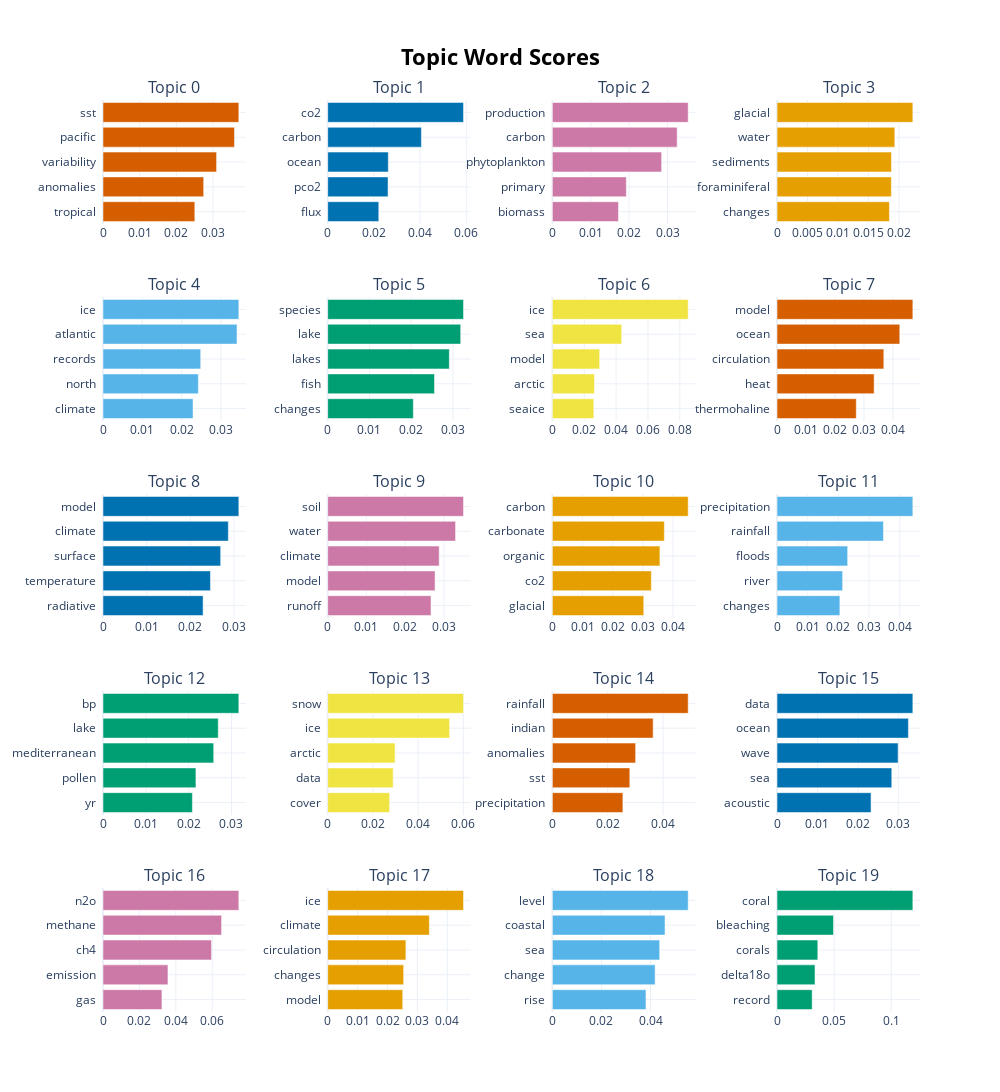

Notebook code for this chart:
### Code cell
model1.visualize_barchart(top_n_topics=20)

### Figure 1 — Plotly figure (JSON) as saved in the notebook; plotly's stock layout.template omitted (floating-point values rounded to 4 significant figures)
{"data": [{"marker": {"color": "#D55E00"}, "orientation": "h", "type": "bar", "x": [0.02504, 0.02746, 0.03098, 0.03587, 0.03705], "xaxis": "x", "y": ["tropical  ", "anomalies  ", "variability  ", "pacific  ", "sst  "], "yaxis": "y"}, {"marker": {"color": "#0072B2"}, "orientation": "h", "type": "bar", "x": [0.02212, 0.02613, 0.02624, 0.04057, 0.05879], "xaxis": "x2", "y": ["flux  ", "pco2  ", "ocean  ", "carbon  ", "co2  "], "yaxis": "y2"}, {"marker": {"color": "#CC79A7"}, "orientation": "h", "type": "bar", "x": [0.01722, 0.01928, 0.02846, 0.03251, 0.03538], "xaxis": "x3", "y": ["biomass  ", "primary  ", "phytoplankton  ", "carbon  ", "production  "], "yaxis": "y3"}, {"marker": {"color": "#E69F00"}, "orientation": "h", "type": "bar", "x": [0.01843, 0.01875, 0.01876, 0.01931, 0.02227], "xaxis": "x4", "y": ["changes  ", "foraminiferal  ", "sediments  ", "water  ", "glacial  "], "yaxis": "y4"}, {"marker": {"color": "#56B4E9"}, "orientation": "h", "type": "bar", "x": [0.02291, 0.02426, 0.02486, 0.0341, 0.03456], "xaxis": "x5", "y": ["climate  ", "north  ", "records  ", "atlantic  ", "ice  "], "yaxis": "y5"}, {"marker": {"color": "#009E73"}, "orientation": "h", "type": "bar", "x": [0.02052, 0.0256, 0.02915, 0.03188, 0.03255], "xaxis": "x6", "y": ["changes  ", "fish  ", "lakes  ", "lake  ", "species  "], "yaxis": "y6"}, {"marker": {"color": "#F0E442"}, "orientation": "h", "type": "bar", "x": [0.02603, 0.02648, 0.0297, 0.0435, 0.08525], "xaxis": "x7", "y": ["seaice  ", "arctic  ", "model  ", "sea  ", "ice  "], "yaxis": "y7"}, {"marker": {"color": "#D55E00"}, "orientation": "h", "type": "bar", "x": [0.02734, 0.03351, 0.03685, 0.04236, 0.04687], "xaxis": "x8", "y": ["thermohaline  ", "heat  ", "circulation  ", "ocean  ", "model  "], "yaxis": "y8"}, {"marker": {"color": "#0072B2"}, "orientation": "h", "type": "bar", "x": [0.02291, 0.0246, 0.02694, 0.02869, 0.03109], "xaxis": "x9", "y": ["radiative  ", "temperature  ", "surface  ", "climate  ", "model  "], "yaxis": "y9"}, {"marker": {"color": "#CC79A7"}, "orientation": "h", "type": "bar", "x": [0.02665, 0.0277, 0.02876, 0.03298, 0.03503], "xaxis": "x10", "y": ["runoff  ", "model  ", "climate  ", "water  ", "soil  "], "yaxis": "y10"}, {"marker": {"color": "#E69F00"}, "orientation": "h", "type": "bar", "x": [0.03029, 0.03281, 0.03564, 0.03711, 0.04501], "xaxis": "x11", "y": ["glacial  ", "co2  ", "organic  ", "carbonate  ", "carbon  "], "yaxis": "y11"}, {"marker": {"color": "#56B4E9"}, "orientation": "h", "type": "bar", "x": [0.02048, 0.02139, 0.02302, 0.03468, 0.04426], "xaxis": "x12", "y": ["changes  ", "river  ", "floods  ", "rainfall  ", "precipitation  "], "yaxis": "y12"}, {"marker": {"color": "#009E73"}, "orientation": "h", "type": "bar", "x": [0.02087, 0.0217, 0.02585, 0.02691, 0.03171], "xaxis": "x13", "y": ["yr  ", "pollen  ", "mediterranean  ", "lake  ", "bp  "], "yaxis": "y13"}, {"marker": {"color": "#F0E442"}, "orientation": "h", "type": "bar", "x": [0.02739, 0.02899, 0.02983, 0.05396, 0.0601], "xaxis": "x14", "y": ["cover  ", "data  ", "arctic  ", "ice  ", "snow  "], "yaxis": "y14"}, {"marker": {"color": "#D55E00"}, "orientation": "h", "type": "bar", "x": [0.02546, 0.02796, 0.03005, 0.03638, 0.04902], "xaxis": "x15", "y": ["precipitation  ", "sst  ", "anomalies  ", "indian  ", "rainfall  "], "yaxis": "y15"}, {"marker": {"color": "#0072B2"}, "orientation": "h", "type": "bar", "x": [0.02325, 0.02837, 0.02994, 0.03248, 0.03358], "xaxis": "x16", "y": ["acoustic  ", "sea  ", "wave  ", "ocean  ", "data  "], "yaxis": "y16"}, {"marker": {"color": "#CC79A7"}, "orientation": "h", "type": "bar", "x": [0.03237, 0.03567, 0.0596, 0.06512, 0.0746], "xaxis": "x17", "y": ["gas  ", "emission  ", "ch4  ", "methane  ", "n2o  "], "yaxis": "y17"}, {"marker": {"color": "#E69F00"}, "orientation": "h", "type": "bar", "x": [0.02509, 0.02539, 0.02615, 0.03399, 0.04541], "xaxis": "x18", "y": ["model  ", "changes  ", "circulation  ", "climate  ", "ice  "], "yaxis": "y18"}, {"marker": {"color": "#56B4E9"}, "orientation": "h", "type": "bar", "x": [0.03815, 0.04188, 0.04373, 0.04591, 0.05535], "xaxis": "x19", "y": ["rise  ", "change  ", "sea  ", "coastal  ", "level  "], "yaxis": "y19"}, {"marker": {"color": "#009E73"}, "orientation": "h", "type": "bar", "x": [0.03077, 0.03327, 0.03571, 0.04944, 0.1189], "xaxis": "x20", "y": ["record  ", "delta18o  ", "corals  ", "bleaching  ", "coral  "], "yaxis": "y20"}], "layout": {"annotations": [{"font": {"size": 16}, "showarrow": false, "text": "Topic 0", "x": 0.0875, "xanchor": "center", "xref": "paper", "y": 1.0, "yanchor": "bottom", "yref": "paper"}, {"font": {"size": 16}, "showarrow": false, "text": "Topic 1", "x": 0.3625, "xanchor": "center", "xref": "paper", "y": 1.0, "yanchor": "bottom", "yref": "paper"}, {"font": {"size": 16}, "showarrow": false, "text": "Topic 2", "x": 0.6375, "xanchor": "center", "xref": "paper", "y": 1.0, "yanchor": "bottom", "yref": "paper"}, {"font": {"size": 16}, "showarrow": false, "text": "Topic 3", "x": 0.9125, "xanchor": "center", "xref": "paper", "y": 1.0, "yanchor": "bottom", "yref": "paper"}, {"font": {"size": 16}, "showarrow": false, "text": "Topic 4", "x": 0.0875, "xanchor": "center", "xref": "paper", "y": 0.784, "yanchor": "bottom", "yref": "paper"}, {"font": {"size": 16}, "showarrow": false, "text": "Topic 5", "x": 0.3625, "xanchor": "center", "xref": "paper", "y": 0.784, "yanchor": "bottom", "yref": "paper"}, {"font": {"size": 16}, "showarrow": false, "text": "Topic 6", "x": 0.6375, "xanchor": "center", "xref": "paper", "y": 0.784, "yanchor": "bottom", "yref": "paper"}, {"font": {"size": 16}, "showarrow": false, "text": "Topic 7", "x": 0.9125, "xanchor": "center", "xref": "paper", "y": 0.784, "yanchor": "bottom", "yref": "paper"}, {"font": {"size": 16}, "showarrow": false, "text": "Topic 8", "x": 0.0875, "xanchor": "center", "xref": "paper", "y": 0.568, "yanchor": "bottom", "yref": "paper"}, {"font": {"size": 16}, "showarrow": false, "text": "Topic 9", "x": 0.3625, "xanchor": "center", "xref": "paper", "y": 0.568, "yanchor": "bottom", "yref": "paper"}, {"font": {"size": 16}, "showarrow": false, "text": "Topic 10", "x": 0.6375, "xanchor": "center", "xref": "paper", "y": 0.568, "yanchor": "bottom", "yref": "paper"}, {"font": {"size": 16}, "showarrow": false, "text": "Topic 11", "x": 0.9125, "xanchor": "center", "xref": "paper", "y": 0.568, "yanchor": "bottom", "yref": "paper"}, {"font": {"size": 16}, "showarrow": false, "text": "Topic 12", "x": 0.0875, "xanchor": "center", "xref": "paper", "y": 0.352, "yanchor": "bottom", "yref": "paper"}, {"font": {"size": 16}, "showarrow": false, "text": "Topic 13", "x": 0.3625, "xanchor": "center", "xref": "paper", "y": 0.352, "yanchor": "bottom", "yref": "paper"}, {"font": {"size": 16}, "showarrow": false, "text": "Topic 14", "x": 0.6375, "xanchor": "center", "xref": "paper", "y": 0.352, "yanchor": "bottom", "yref": "paper"}, {"font": {"size": 16}, "showarrow": false, "text": "Topic 15", "x": 0.9125, "xanchor": "center", "xref": "paper", "y": 0.352, "yanchor": "bottom", "yref": "paper"}, {"font": {"size": 16}, "showarrow": false, "text": "Topic 16", "x": 0.0875, "xanchor": "center", "xref": "paper", "y": 0.136, "yanchor": "bottom", "yref": "paper"}, {"font": {"size": 16}, "showarrow": false, "text": "Topic 17", "x": 0.3625, "xanchor": "center", "xref": "paper", "y": 0.136, "yanchor": "bottom", "yref": "paper"}, {"font": {"size": 16}, "showarrow": false, "text": "Topic 18", "x": 0.6375, "xanchor": "center", "xref": "paper", "y": 0.136, "yanchor": "bottom", "yref": "paper"}, {"font": {"size": 16}, "showarrow": false, "text": "Topic 19", "x": 0.9125, "xanchor": "center", "xref": "paper", "y": 0.136, "yanchor": "bottom", "yref": "paper"}], "height": 1250, "hoverlabel": {"bgcolor": "white", "font": {"family": "Rockwell", "size": 16}}, "showlegend": false, "title": {"font": {"color": "Black", "size": 22}, "text": "<b>Topic Word Scores", "x": 0.5, "xanchor": "center", "yanchor": "top"}, "width": 1000, "xaxis": {"anchor": "y", "domain": [0, 0.175], "showgrid": true}, "xaxis10": {"anchor": "y10", "domain": [0.275, 0.45], "showgrid": true}, "xaxis11": {"anchor": "y11", "domain": [0.55, 0.725], "showgrid": true}, "xaxis12": {"anchor": "y12", "domain": [0.825, 1], "showgrid": true}, "xaxis13": {"anchor": "y13", "domain": [0, 0.175], "showgrid": true}, "xaxis14": {"anchor": "y14", "domain": [0.275, 0.45], "showgrid": true}, "xaxis15": {"anchor": "y15", "domain": [0.55, 0.725], "showgrid": true}, "xaxis16": {"anchor": "y16", "domain": [0.825, 1], "showgrid": true}, "xaxis17": {"anchor": "y17", "domain": [0, 0.175], "showgrid": true}, "xaxis18": {"anchor": "y18", "domain": [0.275, 0.45], "showgrid": true}, "xaxis19": {"anchor": "y19", "domain": [0.55, 0.725], "showgrid": true}, "xaxis2": {"anchor": "y2", "domain": [0.275, 0.45], "showgrid": true}, "xaxis20": {"anchor": "y20", "domain": [0.825, 1], "showgrid": true}, "xaxis3": {"anchor": "y3", "domain": [0.55, 0.725], "showgrid": true}, "xaxis4": {"anchor": "y4", "domain": [0.825, 1], "showgrid": true}, "xaxis5": {"anchor": "y5", "domain": [0, 0.175], "showgrid": true}, "xaxis6": {"anchor": "y6", "domain": [0.275, 0.45], "showgrid": true}, "xaxis7": {"anchor": "y7", "domain": [0.55, 0.725], "showgrid": true}, "xaxis8": {"anchor": "y8", "domain": [0.825, 1], "showgrid": true}, "xaxis9": {"anchor": "y9", "domain": [0, 0.175], "showgrid": true}, "yaxis": {"anchor": "x", "domain": [0.864, 1.0], "showgrid": true}, "yaxis10": {"anchor": "x10", "domain": [0.432, 0.568], "showgrid": true}, "yaxis11": {"anchor": "x11", "domain": [0.432, 0.568], "showgrid": true}, "yaxis12": {"anchor": "x12", "domain": [0.432, 0.568], "showgrid": true}, "yaxis13": {"anchor": "x13", "domain": [0.216, 0.352], "showgrid": true}, "yaxis14": {"anchor": "x14", "domain": [0.216, 0.352], "showgrid": true}, "yaxis15": {"anchor": "x15", "domain": [0.216, 0.352], "showgrid": true}, "yaxis16": {"anchor": "x16", "domain": [0.216, 0.352], "showgrid": true}, "yaxis17": {"anchor": "x17", "domain": [0, 0.136], "showgrid": true}, "yaxis18": {"anchor": "x18", "domain": [0, 0.136], "showgrid": true}, "yaxis19": {"anchor": "x19", "domain": [0, 0.136], "showgrid": true}, "yaxis2": {"anchor": "x2", "domain": [0.864, 1.0], "showgrid": true}, "yaxis20": {"anchor": "x20", "domain": [0, 0.136], "showgrid": true}, "yaxis3": {"anchor": "x3", "domain": [0.864, 1.0], "showgrid": true}, "yaxis4": {"anchor": "x4", "domain": [0.864, 1.0], "showgrid": true}, "yaxis5": {"anchor": "x5", "domain": [0.648, 0.784], "showgrid": true}, "yaxis6": {"anchor": "x6", "domain": [0.648, 0.784], "showgrid": true}, "yaxis7": {"anchor": "x7", "domain": [0.648, 0.784], "showgrid": true}, "yaxis8": {"anchor": "x8", "domain": [0.648, 0.784], "showgrid": true}, "yaxis9": {"anchor": "x9", "domain": [0.432, 0.568], "showgrid": true}}}
